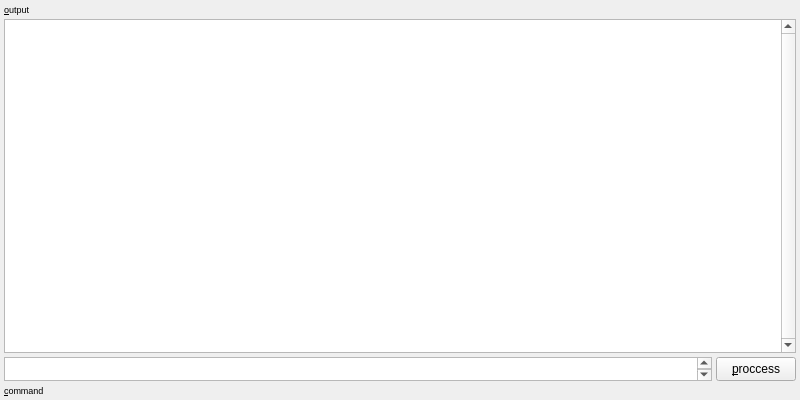
<?xml version="1.0" encoding="UTF-8"?>
<ui version="4.0">
 <class>ShellWidget</class>
 <widget class="QWidget" name="ShellWidget">
  <property name="geometry">
   <rect>
    <x>0</x>
    <y>0</y>
    <width>800</width>
    <height>400</height>
   </rect>
  </property>
  <property name="windowTitle">
   <string>Heroninos Shell</string>
  </property>
  <layout class="QGridLayout" name="gridLayout">
   <property name="margin">
    <number>4</number>
   </property>
   <property name="spacing">
    <number>4</number>
   </property>
   <item row="0" column="0">
    <widget class="QLabel" name="outputLabel">
     <property name="font">
      <font>
       <pointsize>7</pointsize>
      </font>
     </property>
     <property name="text">
      <string>&amp;output</string>
     </property>
     <property name="buddy">
      <cstring>outputPlainTextEdit</cstring>
     </property>
    </widget>
   </item>
   <item row="2" column="0">
    <widget class="CmdTextEdit" name="cmdPlainTextEdit">
     <property name="sizePolicy">
      <sizepolicy hsizetype="Expanding" vsizetype="Preferred">
       <horstretch>0</horstretch>
       <verstretch>0</verstretch>
      </sizepolicy>
     </property>
     <property name="minimumSize">
      <size>
       <width>0</width>
       <height>24</height>
      </size>
     </property>
     <property name="maximumSize">
      <size>
       <width>16777215</width>
       <height>24</height>
      </size>
     </property>
     <property name="tabStopWidth">
      <number>4</number>
     </property>
     <property name="maximumBlockCount">
      <number>1</number>
     </property>
    </widget>
   </item>
   <item row="2" column="1">
    <widget class="QPushButton" name="processPushButton">
     <property name="sizePolicy">
      <sizepolicy hsizetype="Minimum" vsizetype="Minimum">
       <horstretch>0</horstretch>
       <verstretch>0</verstretch>
      </sizepolicy>
     </property>
     <property name="text">
      <string>&amp;proccess</string>
     </property>
    </widget>
   </item>
   <item row="1" column="0" colspan="2">
    <widget class="QPlainTextEdit" name="outputPlainTextEdit">
     <property name="verticalScrollBarPolicy">
      <enum>Qt::ScrollBarAlwaysOn</enum>
     </property>
     <property name="horizontalScrollBarPolicy">
      <enum>Qt::ScrollBarAsNeeded</enum>
     </property>
     <property name="undoRedoEnabled">
      <bool>false</bool>
     </property>
     <property name="lineWrapMode">
      <enum>QPlainTextEdit::NoWrap</enum>
     </property>
     <property name="readOnly">
      <bool>true</bool>
     </property>
     <property name="tabStopWidth">
      <number>4</number>
     </property>
     <property name="textInteractionFlags">
      <set>Qt::TextBrowserInteraction</set>
     </property>
    </widget>
   </item>
   <item row="3" column="0" colspan="2">
    <widget class="QLabel" name="cmdLabel">
     <property name="font">
      <font>
       <pointsize>7</pointsize>
      </font>
     </property>
     <property name="text">
      <string>&amp;command</string>
     </property>
     <property name="buddy">
      <cstring>cmdPlainTextEdit</cstring>
     </property>
    </widget>
   </item>
  </layout>
 </widget>
 <customwidgets>
  <customwidget>
   <class>CmdTextEdit</class>
   <extends>QPlainTextEdit</extends>
   <header>gui/cmdtextedit.h</header>
  </customwidget>
 </customwidgets>
 <tabstops>
  <tabstop>cmdPlainTextEdit</tabstop>
  <tabstop>processPushButton</tabstop>
  <tabstop>outputPlainTextEdit</tabstop>
 </tabstops>
 <resources/>
 <connections/>
</ui>
